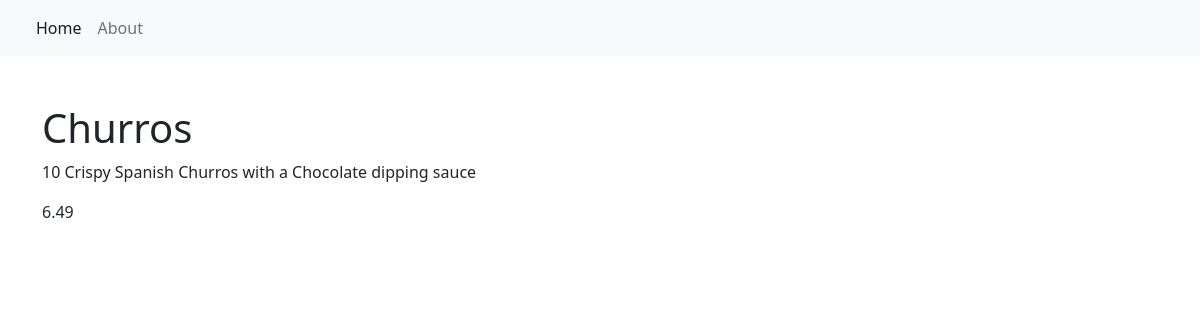
Before: /item/3/ with the older database file.
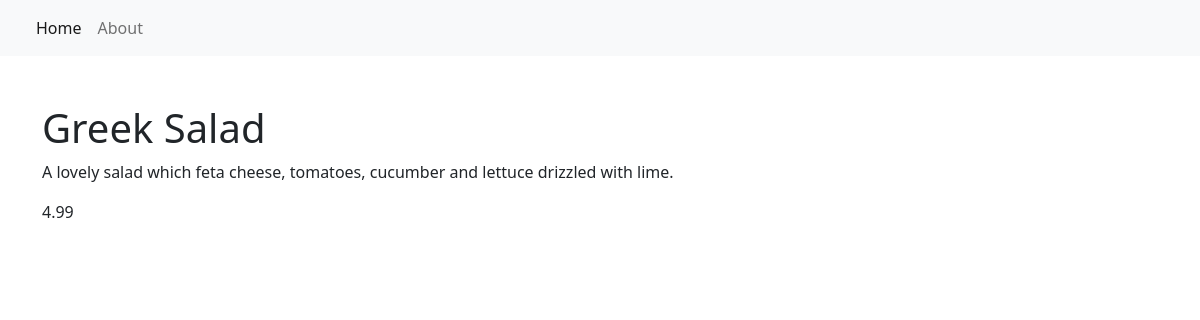
After: the same page with the newer database file.
### restaurant_menu/models.py (models this page shows, shortened)
class Item(models.Model):
    meal = models.CharField(max_length=1000, unique=True)
    description = models.CharField(max_length=2000)
    price = models.DecimalField(decimal_places=2, max_digits=10)
    meal_type = models.CharField(choices=MEAL_TYPE, max_length=200)
    author = models.ForeignKey(User, on_delete=models.PROTECT)
    status = models.IntegerField(default=1, choices=STATUS)
    date_created = models.DateTimeField(auto_now_add=True)
    date_updated = models.DateTimeField(auto_now=True)

### restaurant_menu/views.py (the view)
# urls.py: path('item/<int:pk>/', views.MenuItemDetail.as_view(), name='menu_item'),
class MenuItemDetail(generic.DetailView):
    model = Item
    template_name = "menu_item_detail.html"

### templates/menu_item_detail.html
{% extends 'base.html' %}
{% block content %}
<div class="container">
    <h1 class="pt-5">{{ item.meal }}</h1>
    <p>{{ item.description }}</p>
    <p>{{ item.price }}</p>
</div>
{% endblock content %}

Changed rows visible on the page:
changed Item: meal "Churros" → "Greek Salad"; description "10 Crispy Spanish Churros with a Chocolate dipping sauce" → "A lovely salad which feta cheese, tomatoes, cucumber and lettuce drizzled with lime."; price "6.49" → "4.99"
